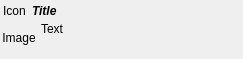
<ui version="4.0" >
 <class>NotifyWidgetClass</class>
 <widget class="QWidget" name="NotifyWidgetClass" >
  <property name="geometry" >
   <rect>
    <x>0</x>
    <y>0</y>
    <width>243</width>
    <height>59</height>
   </rect>
  </property>
  <property name="windowTitle" >
   <string>NotifyWidget</string>
  </property>
  <layout class="QVBoxLayout" name="verticalLayout" >
   <property name="spacing" >
    <number>3</number>
   </property>
   <property name="margin" >
    <number>3</number>
   </property>
   <item>
    <layout class="QHBoxLayout" name="horizontalLayout_2" >
     <item>
      <widget class="QLabel" name="lblIcon" >
       <property name="text" >
        <string>Icon</string>
       </property>
      </widget>
     </item>
     <item>
      <widget class="QLabel" name="lblTitle" >
       <property name="sizePolicy" >
        <sizepolicy vsizetype="Fixed" hsizetype="Expanding" >
         <horstretch>0</horstretch>
         <verstretch>0</verstretch>
        </sizepolicy>
       </property>
       <property name="font" >
        <font>
         <weight>75</weight>
         <italic>true</italic>
         <bold>true</bold>
         <underline>false</underline>
        </font>
       </property>
       <property name="text" >
        <string>Title</string>
       </property>
       <property name="textFormat" >
        <enum>Qt::PlainText</enum>
       </property>
      </widget>
     </item>
    </layout>
   </item>
   <item>
    <layout class="QHBoxLayout" name="horizontalLayout" >
     <item>
      <widget class="QLabel" name="lblImage" >
       <property name="enabled" >
        <bool>true</bool>
       </property>
       <property name="minimumSize" >
        <size>
         <width>32</width>
         <height>32</height>
        </size>
       </property>
       <property name="maximumSize" >
        <size>
         <width>32</width>
         <height>32</height>
        </size>
       </property>
       <property name="text" >
        <string>Image</string>
       </property>
       <property name="alignment" >
        <set>Qt::AlignCenter</set>
       </property>
      </widget>
     </item>
     <item>
      <widget class="QLabel" name="lblText" >
       <property name="sizePolicy" >
        <sizepolicy vsizetype="Expanding" hsizetype="Expanding" >
         <horstretch>0</horstretch>
         <verstretch>0</verstretch>
        </sizepolicy>
       </property>
       <property name="maximumSize" >
        <size>
         <width>274</width>
         <height>32</height>
        </size>
       </property>
       <property name="text" >
        <string>Text</string>
       </property>
       <property name="textFormat" >
        <enum>Qt::PlainText</enum>
       </property>
       <property name="alignment" >
        <set>Qt::AlignLeading|Qt::AlignLeft|Qt::AlignTop</set>
       </property>
       <property name="wordWrap" >
        <bool>true</bool>
       </property>
       <property name="openExternalLinks" >
        <bool>true</bool>
       </property>
      </widget>
     </item>
    </layout>
   </item>
  </layout>
 </widget>
 <layoutdefault spacing="6" margin="11" />
 <resources/>
 <connections/>
</ui>
